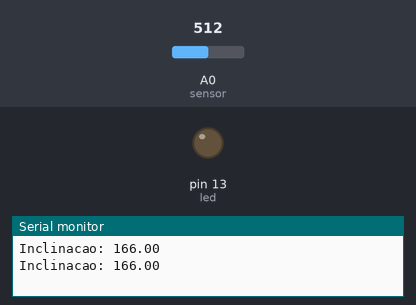
This sketch was run on a simulated Arduino Uno, built with avr-gcc and run on an emulated ATmega328P. Shown: output pins drawn as LEDs (lit = HIGH), the last lines printed to the serial monitor. Dashed ring = blinking. The test bench sets the inputs (shaded band); at power-on: A0 (sensor) = 512.

Above: at 3.0 s.
3.1 s: A0 (sensor) set to 716
At 3.8 s:
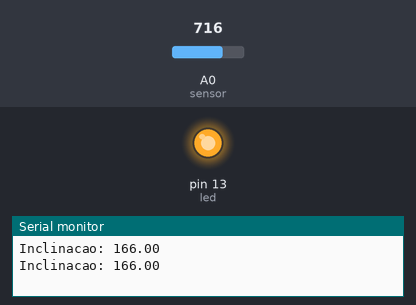
6.2 s: A0 (sensor) set to 562
9.3 s: A0 (sensor) set to 545
At 12.5 s:
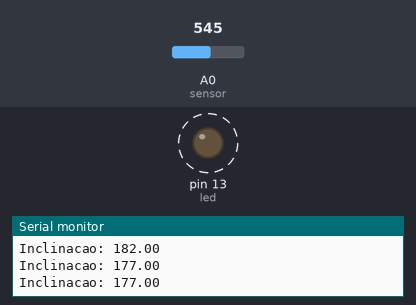
15.8 s: A0 (sensor) set to 900
At 17.0 s:
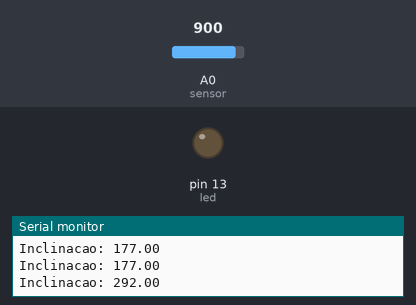
18.9 s: A0 (sensor) set to 511
At 22.2 s:
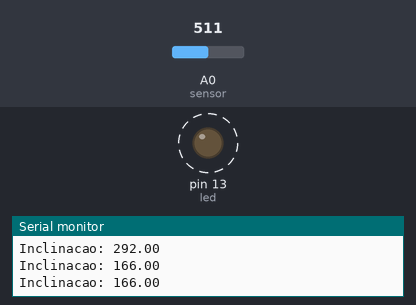
Timing chart, 0 to 26.4 s (numbered marks = the images above; inputs shaded):
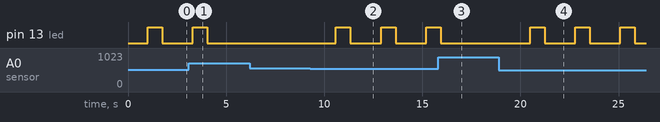

Measured:
- the behaviour switches between 553 and 552 on A0 (sensor) (found by bisection; images 1 and 2)
- after the input at 3.1 s, pin 13 (led): goes on until 4.0 s, then stays LOW
- after the input at 9.3 s, pin 13 (led): alternates HIGH for 0.74 s and LOW for 1.6 s, starting after 1.3 s
- after the input at 15.8 s, pin 13 (led): goes on until 15.9 s, then stays LOW
- after the input at 18.9 s, pin 13 (led): alternates HIGH for 0.74 s and LOW for 1.6 s, starting after 1.6 s

The sketch:

sensor_angulo.ino
```cpp
/*
 * Programa básico para testar o funcionamento e as medidas do sensor de ângulo de rotação CJMCU-103;
 * Voltado para estudo em um circuito com um led.
*/

#define sensor A0
#define led 13

double angulo;

void ledOn();

void setup() {
  Serial.begin(9600);
  pinMode(sensor, INPUT_PULLUP);
  pinMode(led, OUTPUT);
  digitalWrite(led, LOW);
}

//é medido o angulo de inclinação e mostrado no monitor serial
void loop() {
  Serial.print("Inclinacao: ");
  angulo = map(analogRead(sensor),0, 1023, 0, 333); //o sensor mede angulos de 0 a 333 graus
  Serial.println(angulo);
  delay(1000);
  //quando o angulo é menor que 180 graus o led é aceso
  if(angulo < 180)
    ledOn();
  else
    digitalWrite(led, LOW);
}

//função para piscar o led
void ledOn() {
  digitalWrite(led, HIGH);
  delay(741);
  digitalWrite(led, LOW);
  delay(555);
}
```
